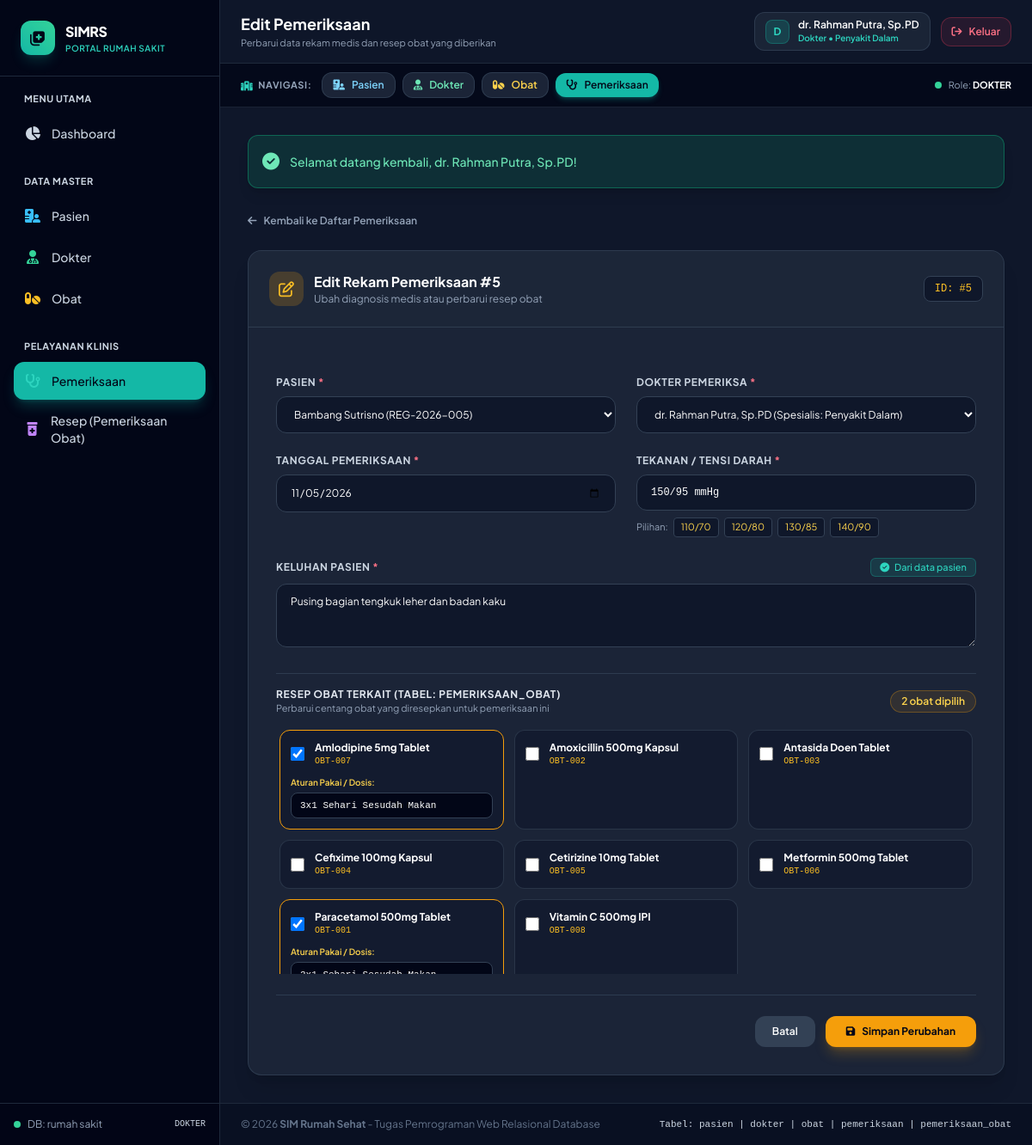
Page /tugas_obat/pemeriksaan_edit.php?id=5 (signed in) on the committed database.
### tables this page shows
CREATE TABLE `pemeriksaan` (
  `id` int(5) NOT NULL AUTO_INCREMENT,
  `id_pasien` int(5) NOT NULL,
  `id_dokter` int(5) NOT NULL,
  `tgl_periksa` date NOT NULL,
  `keluhan` varchar(255) NOT NULL,
  `tensi_darah` varchar(255) NOT NULL,
  PRIMARY KEY (`id`),
  KEY `id_pasien` (`id_pasien`),
  KEY `id_dokter` (`id_dokter`),
  CONSTRAINT `fk_pemeriksaan_pasien` FOREIGN KEY (`id_pasien`) REFERENCES `pasien` (`id`) ON DELETE CASCADE ON UPDATE CASCADE,
  CONSTRAINT `fk_pemeriksaan_dokter` FOREIGN KEY (`id_dokter`) REFERENCES `dokter` (`id`) ON DELETE CASCADE ON UPDATE CASCADE
);

CREATE TABLE `pasien` (
  `id` int(5) NOT NULL AUTO_INCREMENT,
  `no_registrasi` varchar(255) NOT NULL,
  `nama_pasien` varchar(255) NOT NULL,
  `alamat` varchar(255) NOT NULL,
  `tgl_lahir` date NOT NULL,
  `keluhan` varchar(255) NOT NULL DEFAULT '',
  `tensi_darah` varchar(255) NOT NULL DEFAULT '',
  PRIMARY KEY (`id`)
);

CREATE TABLE `dokter` (
  `id` int(5) NOT NULL AUTO_INCREMENT,
  `username` varchar(255) NOT NULL,
  `password` varchar(255) NOT NULL,
  `nama_dokter` varchar(255) NOT NULL,
  `alamat` varchar(255) NOT NULL,
  `tgl_lahir` date NOT NULL,
  `jenis` varchar(255) NOT NULL,
  `spesialis` varchar(255) NOT NULL,
  PRIMARY KEY (`id`),
  UNIQUE KEY `username` (`username`)
);

CREATE TABLE `obat` (
  `id` int(5) NOT NULL AUTO_INCREMENT,
  `kode_obat` varchar(255) NOT NULL,
  `nama_obat` varchar(255) NOT NULL,
  `frekuensi_peresepan` int(11) NOT NULL DEFAULT 0,
  PRIMARY KEY (`id`),
  UNIQUE KEY `kode_obat` (`kode_obat`)
);

### tugas_obat/pemeriksaan_edit.php (the view, shortened to what this page needs)
<?php
include __DIR__ . '/header.php';
$id = (int)($_GET['id'] ?? 0);
$q = mysqli_query($koneksi, "SELECT * FROM pemeriksaan WHERE id = $id");
$periksa = mysqli_fetch_assoc($q);
$q_selected_obat = mysqli_query($koneksi, "SELECT id_id_obat, aturan_pakai FROM pemeriksaan_obat WHERE id_pemeriksaan = $id");
$selected_obat_ids = [];
$selected_obat_aturan = [];
while ($row = mysqli_fetch_assoc($q_selected_obat)) {
    $selected_obat_ids[] = $row['id_id_obat'];
    $selected_obat_aturan[$row['id_id_obat']] = $row['aturan_pakai'];
}
$pasien_list = mysqli_query($koneksi, "SELECT id, no_registrasi, nama_pasien, alamat, keluhan, tensi_darah FROM pasien ORDER BY nama_pasien ASC");
$dokter_list = mysqli_query($koneksi, "SELECT id, nama_dokter, spesialis FROM dokter ORDER BY nama_dokter ASC");
$obat_list   = mysqli_query($koneksi, "SELECT id, kode_obat, nama_obat FROM obat ORDER BY nama_obat ASC");
?>
<div class="max-w-4xl mx-auto space-y-6">
    <div>
        <a href="pemeriksaan.php" class="inline-flex items-center gap-2 text-xs font-semibold text-slate-400 hover:text-white transition-colors">
            <i class="fa-solid fa-arrow-left"></i>
            <span>Kembali ke Daftar Pemeriksaan</span>
        </a>
    </div>
    <div class="bg-slate-800/80 border border-slate-700/80 rounded-2xl shadow-xl overflow-hidden">
        <div class="p-6 border-b border-slate-700/80 bg-slate-800/50 flex items-center justify-between">
            <div class="flex items-center gap-3">
                <div class="w-10 h-10 rounded-xl bg-amber-500/20 text-amber-400 flex items-center justify-center text-lg">
                    <i class="fa-regular fa-pen-to-square"></i>
                </div>
                <div>
                    <h3 class="text-base font-bold text-white">Edit Rekam Pemeriksaan #<?= $periksa['id'] ?></h3>
                    <p class="text-xs text-slate-400">Ubah diagnosis medis atau perbarui resep obat</p>
                </div>
            </div>
            <span class="text-xs bg-slate-900 border border-slate-700 text-amber-400 px-3 py-1.5 rounded-lg font-mono">
                ID: #<?= $periksa['id'] ?>
            </span>
        </div>
        <form action="pemeriksaan_action.php?aksi=edit" method="POST" class="p-6 md:p-8 space-y-6">
            <div class="grid grid-cols-1 md:grid-cols-2 gap-6">
                <div>
                    <label class="block text-xs font-bold uppercase tracking-wider text-slate-300 mb-2">
                        Pasien <span class="text-rose-400">*</span>
                    </label>
                    <select name="id_pasien" id="id_pasien" required onchange="syncEditPasien()"
                            class="w-full px-4 py-3 bg-slate-900 border border-slate-700 rounded-xl text-white text-xs focus:ring-2 focus:ring-amber-500 focus:outline-none">
                        <?php while ($p = mysqli_fetch_assoc($pasien_list)): ?>
                            <option value="<?= $p['id'] ?>"
                                    data-keluhan="<?= htmlspecialchars($p['keluhan']) ?>"
                                    data-tensi="<?= htmlspecialchars($p['tensi_darah']) ?>"
                                    <?= ($p['id'] == $periksa['id_pasien']) ? 'selected' : '' ?>>
                                <?= htmlspecialchars($p['nama_pasien']) ?> (<?= htmlspecialchars($p['no_registrasi']) ?>)
                            </option>
                        <?php endwhile; ?>
                    </select>
                </div>
                <div>
                    <label class="block text-xs font-bold uppercase tracking-wider text-slate-300 mb-2">
                        Dokter Pemeriksa <span class="text-rose-400">*</span>
                    </label>
                    <select name="id_dokter" id="id_dokter" required
                            class="w-full px-4 py-3 bg-slate-900 border border-slate-700 rounded-xl text-white text-xs focus:ring-2 focus:ring-amber-500 focus:outline-none">
                        <?php while ($d = mysqli_fetch_assoc($dokter_list)): ?>
                            <option value="<?= $d['id'] ?>" <?= ($d['id'] == $periksa['id_dokter']) ? 'selected' : '' ?>>
                                <?= htmlspecialchars($d['nama_dokter']) ?> (Spesialis: <?= htmlspecialchars($d['spesialis']) ?>)
                            </option>
                        <?php endwhile; ?>
                    </select>
                </div>
            </div>
            <div class="grid grid-cols-1 md:grid-cols-2 gap-6">
                <div>
                    <label class="block text-xs font-bold uppercase tracking-wider text-slate-300 mb-2">
                        Tanggal Pemeriksaan <span class="text-rose-400">*</span>
                    </label>
                    <input type="date" name="tgl_periksa" value="<?= $periksa['tgl_periksa'] ?>" required
                           class="w-full px-4 py-3 bg-slate-900 border border-slate-700 rounded-xl text-white text-xs focus:ring-2 focus:ring-amber-500 focus:outline-none">
                </div>
                <div>
                    <label class="block text-xs font-bold uppercase tracking-wider text-slate-300 mb-2">
                        Tekanan / Tensi Darah <span class="text-rose-400">*</span>
                    </label>
                    <div class="space-y-2">
                        <input type="text" name="tensi_darah" id="tensi_darah" value="<?= htmlspecialchars($periksa['tensi_darah']) ?>" required
                               class="w-full px-4 py-3 bg-slate-900 border border-slate-700 rounded-xl text-white text-xs font-mono focus:ring-2 focus:ring-amber-500 focus:outline-none">
                        <div class="flex flex-wrap items-center gap-1.5 text-[11px]">
                            <span class="text-slate-400">Pilihan:</span>
                            <button type="button" onclick="setTensi('110/70 mmHg')" class="px-2 py-0.5 rounded bg-slate-900 border border-slate-700 text-amber-300 hover:border-amber-500">110/70</button>
                            <button type="button" onclick="setTensi('120/80 mmHg')" class="px-2 py-0.5 rounded bg-slate-900 border border-slate-700 text-amber-300 hover:border-amber-500">120/80</button>
                            <button type="button" onclick="setTensi('130/85 mmHg')" class="px-2 py-0.5 rounded bg-slate-900 border border-slate-700 text-amber-300 hover:border-amber-500">130/85</button>
                            <button type="button" onclick="setTensi('140/90 mmHg')" class="px-2 py-0.5 rounded bg-slate-900 border border-slate-700 text-amber-300 hover:border-amber-500">140/90</button>
                        </div>
                    </div>
                </div>
            </div>
            <div>
                <div class="flex items-center justify-between mb-2">
                    <label class="block text-xs font-bold uppercase tracking-wider text-slate-300">
                        Keluhan Pasien <span class="text-rose-400">*</span>
                    </label>
                    <span class="text-[11px] text-teal-400 font-medium bg-teal-500/15 border border-teal-500/30 px-2.5 py-0.5 rounded-md">
                        <i class="fa-solid fa-circle-check text-teal-400 mr-1"></i>
                        Dari data pasien
                    </span>
                </div>
                <textarea name="keluhan" id="keluhan" rows="3" required
                          class="w-full px-4 py-3 bg-slate-900 border border-slate-700 rounded-xl text-white text-xs focus:ring-2 focus:ring-amber-500 focus:outline-none"><?= htmlspecialchars($periksa['keluhan']) ?></textarea>
            </div>
            <div class="pt-4 border-t border-slate-700/80">
                <div class="flex items-center justify-between mb-3">
                    <div>
                        <label class="block text-xs font-bold uppercase tracking-wider text-slate-200">
                            Resep Obat Terkait (Tabel: pemeriksaan_obat)
                        </label>
                        <p class="text-[11px] text-slate-400">Perbarui centang obat yang diresepkan untuk pemeriksaan ini</p>
                    </div>
                    <span id="counterObat" class="text-xs bg-amber-500/10 text-amber-300 border border-amber-500/30 px-3 py-1 rounded-full font-semibold">
                        <?= count($selected_obat_ids) ?> obat dipilih
                    </span>
                </div>
                <div class="grid grid-cols-1 sm:grid-cols-2 md:grid-cols-3 gap-3 max-h-72 overflow-y-auto p-1">
                    <?php while ($ob = mysqli_fetch_assoc($obat_list)):
                        $isChecked = in_array($ob['id'], $selected_obat_ids);
                        $aturanVal = $selected_obat_aturan[$ob['id']] ?? '3x1 Sehari Sesudah Makan';
                    ?>
                        <div class="p-3 rounded-xl bg-slate-900/60 hover:bg-slate-900 border <?= $isChecked ? 'border-amber-500 bg-amber-500/5' : 'border-slate-700/70' ?> transition-all">
                            <label class="flex items-center gap-3 cursor-pointer select-none">
                                <input type="checkbox" name="obat_ids[]" value="<?= $ob['id'] ?>" <?= $isChecked ? 'checked' : '' ?> onchange="toggleObatAturan(this); updateCounter()"
                                       class="w-4 h-4 rounded text-amber-500 bg-slate-800 border-slate-600 focus:ring-amber-400 focus:ring-offset-slate-900">
                                <div class="min-w-0 flex-1">
                                    <div class="text-xs font-bold text-white truncate"><?= htmlspecialchars($ob['nama_obat']) ?></div>
                                    <div class="text-[10px] text-amber-400 font-mono"><?= htmlspecialchars($ob['kode_obat']) ?></div>
                                </div>
                            </label>
                            <div class="mt-2.5 <?= $isChecked ? '' : 'hidden' ?> obat-aturan-box" id="aturan_box_<?= $ob['id'] ?>">
                                <label class="block text-[10px] font-semibold text-amber-300 mb-1">Aturan Pakai / Dosis:</label>
                                <input type="text" name="aturan_pakai[<?= $ob['id'] ?>]" value="<?= htmlspecialchars($aturanVal) ?>" placeholder="Contoh: 3x1 sehari sesudah makan"
                                       class="w-full px-2.5 py-1.5 bg-slate-950 border border-slate-700 focus:border-amber-500 rounded-lg text-white font-mono text-[11px] focus:ring-1 focus:ring-amber-400 focus:outline-none">
                            </div>
                        </div>
                    <?php endwhile; ?>
                </div>
            </div>
            <div class="pt-6 border-t border-slate-700/80 flex items-center justify-end gap-3">
                <a href="pemeriksaan.php"
                   class="px-5 py-2.5 rounded-xl bg-slate-700 hover:bg-slate-600 text-white text-xs font-semibold">
                    Batal
                </a>
                <button type="submit"
                        class="px-6 py-2.5 rounded-xl bg-amber-500 hover:bg-amber-600 text-slate-950 font-bold text-xs shadow-lg shadow-amber-500/25 flex items-center gap-2">
                    <i class="fa-solid fa-save"></i>
                    <span>Simpan Perubahan</span>
                </button>
            </div>
        </form>
    </div>
</div>
<?php include __DIR__ . '/footer.php'; ?>

### tugas_obat/header.php (style rules this page uses)
body { font-family: 'Plus Jakarta Sans', sans-serif; }

### rows in the picture
pemeriksaan: id "5", id_pasien "Bambang Sutrisno (REG-2026-005)", id_dokter "dr. Rahman Putra, Sp.PD (Spesialis: Penyakit Dalam)", tgl_periksa "11/05/2026", tensi_darah "150/95 mmHg", keluhan "Pusing bagian tengkuk leher dan badan kaku"
obat: id "☑", nama_obat "Amlodipine 5mg Tablet", kode_obat "OBT-007", id "3x1 Sehari Sesudah Makan"
obat: nama_obat "Amoxicillin 500mg Kapsul", kode_obat "OBT-002"
obat: nama_obat "Antasida Doen Tablet", kode_obat "OBT-003"
obat: nama_obat "Cefixime 100mg Kapsul", kode_obat "OBT-004"
obat: nama_obat "Cetirizine 10mg Tablet", kode_obat "OBT-005"
obat: nama_obat "Metformin 500mg Tablet", kode_obat "OBT-006"
obat: id "☑", nama_obat "Paracetamol 500mg Tablet", kode_obat "OBT-001", id "3x1 Sehari Sesudah Makan"
obat: nama_obat "Vitamin C 500mg IPI", kode_obat "OBT-008"

### other values in the picture
$user['role'] "DOKTER"
$page_title "Edit Pemeriksaan"
$page_subtitle "Perbarui data rekam medis dan resep obat yang diberikan"
substr($user['nama_user'], 0, 1) "D"
$user['nama_user'] "dr. Rahman Putra, Sp.PD"
$role_label "Dokter"
$user['spesialis'] "Penyakit Dalam"
$flash['message'] "Selamat datang kembali, dr. Rahman Putra, Sp.PD!"
count($selected_obat_ids) "2"
